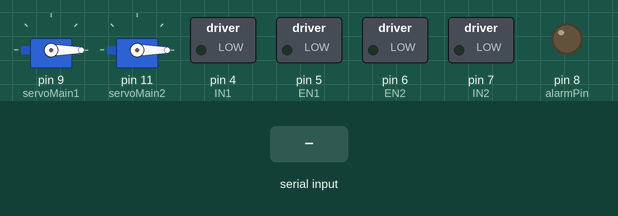
Simulated run of this sketch. Board: Arduino Uno, built with avr-gcc and run on an emulated ATmega328P. Shown: 2 × servo, switched loads named in the sketch (green lamp = pin HIGH), output pins drawn as LEDs (lit = HIGH). The inputs (shaded band) are chosen by the test bench.

Above: at 1.2 s.
1.3 s: "F" received over Serial
At 1.7 s:
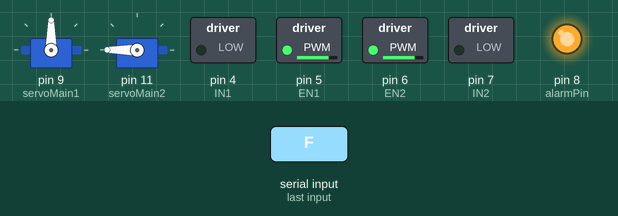
4.3 s: "L" received over Serial
At 5.2 s:
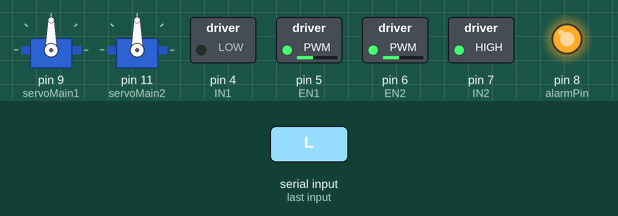
5.8 s: "S" received over Serial
At 6.4 s:
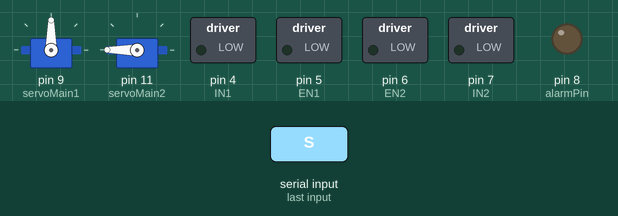
8.8 s: "R" received over Serial
At 9.9 s:
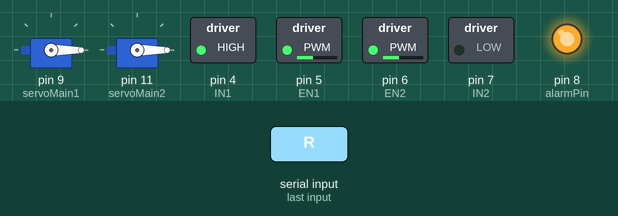
14.8 s: "F" received over Serial
At 15.7 s:
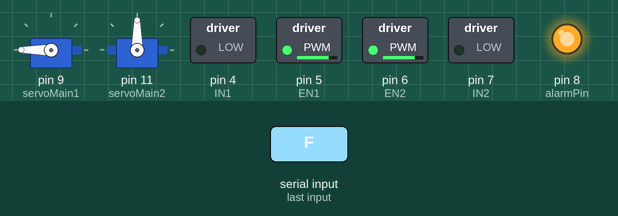
17.8 s: "1" received over Serial
Timing chart, 0 to 60.2 s (numbered marks = the images above; inputs shaded):
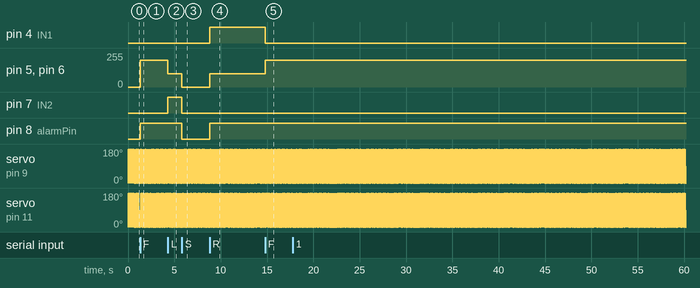

The sketch:

Arduino.Supervisory_AI_robot.ino
```cpp
#include <Servo.h>
Servo servoMain1;
Servo servoMain2;
int EN1 = 5;
int EN2 = 6;
int IN1 = 4;
int IN2 = 7;
int alarmPin = 8;
int pos = 0;

void setup() {
  pinMode(EN1, OUTPUT);
  pinMode(EN2, OUTPUT);
  pinMode(IN1, OUTPUT);
  pinMode(IN2, OUTPUT);
  pinMode(alarmPin, OUTPUT);
  servoMain1.attach(9);
  servoMain2.attach(11);
  Serial.begin(9600);
}

void loop() {
    servoh();
  if (Serial.available() > 0) {
    char data = Serial.read();
  if (data == 'F') {
    forward();
    alarm();
  } else if (data == 'S') {
    stopMotors();
    stopAlarm();
  } else if (data == 'L') {
    left();
    alarm();
  } else if (data == 'R') {
    right();
    alarm();
    }
  }
}
void forward() {
  analogWrite(EN1, 200);
  analogWrite(EN2, 200);
  digitalWrite(IN1, LOW);
  digitalWrite(IN2, LOW);
}
void right() {
  analogWrite(EN1, 100);
  analogWrite(EN2, 100);
  digitalWrite(IN1, HIGH);
  digitalWrite(IN2, LOW);
}
void left() {
  analogWrite(EN1, 100);
  analogWrite(EN2, 100);
  digitalWrite(IN1, LOW);
  digitalWrite(IN2, HIGH);
}
void stopMotors() {
  digitalWrite(EN1, LOW);
  digitalWrite(EN2, LOW);
  digitalWrite(IN1, LOW);
  digitalWrite(IN2, LOW);
}
void alarm() {
  digitalWrite(alarmPin, HIGH);
}
void stopAlarm() {
  digitalWrite(alarmPin, LOW);
}
void servoh() {
  servoMain1.write(90);
  servoMain2.write(90);
  servoMain1.write(180);
  servoMain2.write(180);
  servoMain1.write(90);
  servoMain2.write(90);
  servoMain1.write(0);
  servoMain2.write(0);
}
```

Measured:
- after the input at 1.3 s, pin 5 (EN1), pin 6 (EN2): 0/255 → 200/255 at once; pin 8 (alarmPin): LOW → HIGH at once
- after the input at 4.3 s, pin 5 (EN1), pin 6 (EN2): 200/255 → 100/255 at once; pin 7 (IN2): LOW → HIGH at once
- after the input at 5.8 s, pin 5 (EN1), pin 6 (EN2): 100/255 → 0/255 at once; pin 7 (IN2), pin 8 (alarmPin): HIGH → LOW at once
- after the input at 8.8 s, pin 4 (IN1), pin 8 (alarmPin): LOW → HIGH at once; pin 5 (EN1), pin 6 (EN2): 0/255 → 100/255 at once
- after the input at 14.8 s, pin 4 (IN1): HIGH → LOW at once; pin 5 (EN1), pin 6 (EN2): 100/255 → 200/255 at once
- by itself, servo on pin 9 (servoMain1), servo on pin 11 (servoMain2): moves between 0° and 180°, repeating every 4.4 s
